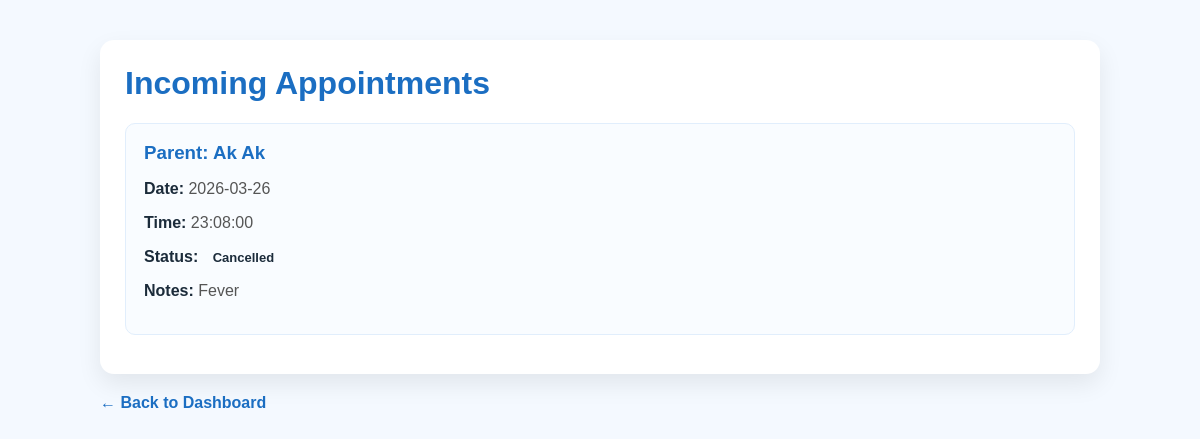
/doctor_appointments.php (signed in), run on the app's committed database.
### tables this page shows
CREATE TABLE `appointments` (
  `id` int(10) UNSIGNED NOT NULL,
  `parent_user_id` int(10) UNSIGNED NOT NULL,
  `doctor_id` int(10) UNSIGNED DEFAULT NULL,
  `appointment_date` date NOT NULL,
  `appointment_time` time NOT NULL,
  `notes` text DEFAULT NULL,
  `status` varchar(50) NOT NULL DEFAULT 'pending',
  `created_at` timestamp NOT NULL DEFAULT current_timestamp()
);

CREATE TABLE `users` (
  `id` int(10) UNSIGNED NOT NULL,
  `role` varchar(50) NOT NULL DEFAULT 'parent',
  `first_name` varchar(100) NOT NULL,
  `last_name` varchar(100) NOT NULL,
  `gender` varchar(20) NOT NULL,
  `dob` date NOT NULL,
  `certificate_path` varchar(255) DEFAULT NULL,
  `blood_group` varchar(20) DEFAULT NULL,
  `height` varchar(20) DEFAULT NULL,
  `weight` varchar(20) DEFAULT NULL,
  `mother_name` varchar(100) DEFAULT NULL,
  `father_name` varchar(100) DEFAULT NULL,
  `address` text DEFAULT NULL,
  `email` varchar(150) NOT NULL,
  `phone` varchar(30) NOT NULL,
  `username` varchar(100) NOT NULL,
  `password_hash` varchar(255) NOT NULL,
  `created_at` timestamp NOT NULL DEFAULT current_timestamp(),
  `qualification_certificate` varchar(255) DEFAULT NULL
);

### app/Helpers/helpers.php (called while the page is built, shortened)
<?php
function e(?string $value): string
{
    return htmlspecialchars((string)$value, ENT_QUOTES, 'UTF-8');
}

### doctor_appointments.php (the view, shortened to what this page needs)
<?php
include("connect.php");
require_once "app/Helpers/helpers.php";
$user = $_SESSION['auth'];
$doctorStmt = $conn->prepare("SELECT * FROM doctors WHERE user_id = ? LIMIT 1");
$doctorStmt->bind_param("i", $user['id']);
$doctorStmt->execute();
$doctorResult = $doctorStmt->get_result();
$doctor = $doctorResult->fetch_assoc();
$stmt = $conn->prepare("
    SELECT a.*, u.first_name, u.last_name
    FROM appointments a
    INNER JOIN users u ON a.parent_user_id = u.id
    WHERE a.doctor_id = ?
    ORDER BY a.appointment_date DESC, a.appointment_time DESC
");
$stmt->bind_param("i", $doctor['id']);
$stmt->execute();
$result = $stmt->get_result();
?>
<!DOCTYPE html>
<html lang="en">
<head>
</head>
<body>
<div class="wrap">
    <div class="card">
        <h1>Incoming Appointments</h1>
        <?php while ($row = $result->fetch_assoc()): ?>
            <div class="item">
                <h3>Parent: <?php echo e($row['first_name'] . ' ' . $row['last_name']); ?></h3>
                <p><strong>Date:</strong> <span class="muted"><?php echo e($row['appointment_date']); ?></span></p>
                <p><strong>Time:</strong> <span class="muted"><?php echo e($row['appointment_time']); ?></span></p>
                <p>
                    <strong>Status:</strong>
                    <span class="status <?php echo e($row['status']); ?>">
                        <?php echo e(ucfirst($row['status'])); ?>
                    </span>
                </p>
                <?php if (!empty($row['notes'])): ?>
                    <p><strong>Notes:</strong> <span class="muted"><?php echo e($row['notes']); ?></span></p>
                <?php endif; ?>
            </div>
        <?php endwhile; ?>
    </div>
    <a class="back-link" href="dashboard.php">← Back to Dashboard</a>
</div>
</body>
</html>

### doctor_appointments.php (style rules this page uses)
body { margin: 0; font-family: Arial, sans-serif; background: #f4f9ff; color: #1b2b3a; padding: 40px 20px; }
.wrap { max-width: 1000px; margin: auto; }
.card { background: #ffffff; padding: 25px; border-radius: 14px; margin-bottom: 20px; box-shadow: 0 10px 25px rgba(0,0,0,0.08); }
h1 { color: #1b6ec2; margin-top: 0; }
.item { background: #f9fcff; padding: 18px; border-radius: 10px; margin-bottom: 14px; border: 1px solid #e1eefc; }
.item h3 { margin: 0 0 10px; color: #1b6ec2; }
.muted { color: #555; }
.status { padding: 4px 10px; border-radius: 6px; font-size: 13px; font-weight: bold; }
.back-link { color: #1b6ec2; text-decoration: none; font-weight: bold; }

### data on the page
appointments: users.first_name+last_name "Ak Ak", appointment_date "2026-03-26", appointment_time "23:08:00", status "Cancelled", notes "Fever"
